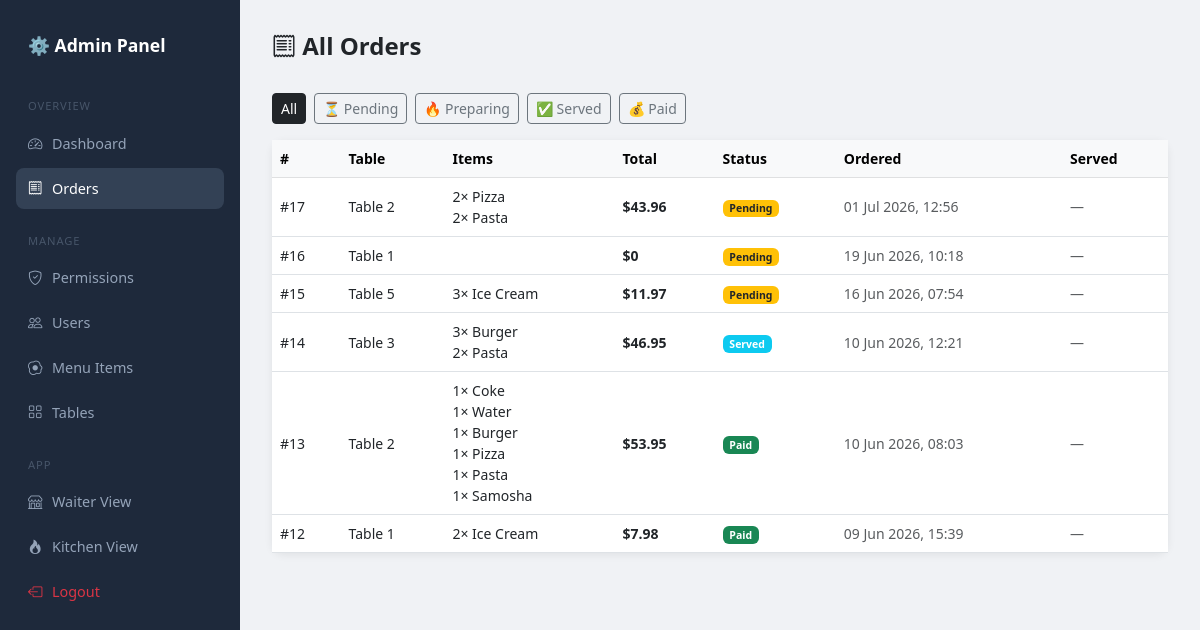
/admin-panel/orders/ (signed in), run on an earlier commit of the app's database.
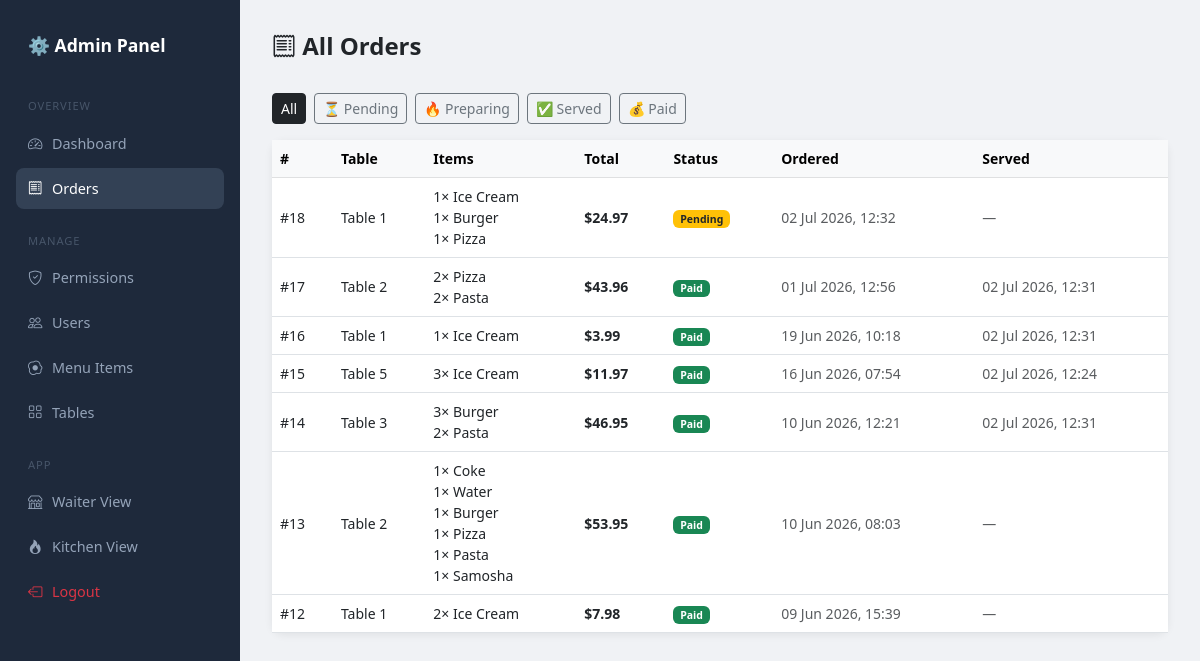
And on a later commit of the database.
### core/models.py (models this page shows, shortened)
class Order(models.Model):
    STATUS_CHOICES = [
        ('pending', 'Pending'),
        ('preparing', 'Preparing'),
        ('served', 'Served'),
        ('paid', 'Paid'),
    ]
    table      = models.ForeignKey(Table, on_delete=models.CASCADE, related_name='orders')
    status     = models.CharField(max_length=20, choices=STATUS_CHOICES, default='pending')
    created_at = models.DateTimeField(auto_now_add=True)
    updated_at = models.DateTimeField(auto_now=True)
    served_at  = models.DateTimeField(null=True, blank=True)
    def total_price(self):
        return sum(item.subtotal() for item in self.items.all())

class Table(models.Model):
    number = models.IntegerField(unique=True)
    is_occupied = models.BooleanField(default=False)

class OrderItem(models.Model):
    order = models.ForeignKey(Order, on_delete=models.CASCADE, related_name='items')
    menu_item = models.ForeignKey(MenuItem, on_delete=models.CASCADE)
    quantity = models.PositiveIntegerField(default=1)
    note = models.TextField(blank=True)  # e.g. "no onions"
    def subtotal(self):
        return self.quantity * self.menu_item.price

class MenuItem(models.Model):
    CATEGORY_CHOICES = [
        ('food', 'Food'),
        ('drink', 'Drink'),
        ('dessert', 'Dessert'),
    ]
    name = models.CharField(max_length=100)
    price = models.DecimalField(max_digits=6, decimal_places=2)
    category = models.CharField(max_length=20, choices=CATEGORY_CHOICES)
    is_available = models.BooleanField(default=True)

### core/views.py (the view)
# urls.py: path('admin-panel/orders/', views.admin_orders, name='admin_orders'),
@role_required('admin')
def admin_orders(request):
    status = request.GET.get('status', '')
    orders = Order.objects.select_related('table').prefetch_related(
        'items__menu_item'
    ).order_by('-created_at')
    if status:
        orders = orders.filter(status=status)
    statuses = [
        ('pending',   '⏳ Pending'),
        ('preparing', '🔥 Preparing'),
        ('served',    '✅ Served'),
        ('paid',      '💰 Paid'),
    ]
    return render(request, 'core/admin/orders.html', {
        'orders': orders, 'status': status, 'statuses': statuses
    })

### core/templates/core/admin/orders.html (shortened to what this page needs)
{% extends 'core/admin/base_admin.html' %}
{% block content %}
<div class="topbar">
    <h4 class="fw-bold mb-0"><i class="bi bi-receipt"></i> All Orders</h4>
</div>
<div class="d-flex gap-2 mb-3 flex-wrap">
    <a href="{% url 'admin_orders' %}"
       class="btn btn-sm {% if not status %}btn-dark{% else %}btn-outline-secondary{% endif %}">
        All
    </a>
    {% for s, label in statuses %}
    <a href="?status={{ s }}"
       class="btn btn-sm {% if status == s %}btn-dark{% else %}btn-outline-secondary{% endif %}">
        {{ label }}
    </a>
    {% endfor %}
</div>
<div class="card">
    <div class="table-responsive">
        <table class="table table-hover align-middle mb-0 small">
            <thead class="table-light">
    <tr>
        <th>#</th>
        <th>Table</th>
        <th>Items</th>
        <th>Total</th>
        <th>Status</th>
        <th>Ordered</th>
        <th>Served</th>
    </tr>
</thead>
<tbody>
    {% for order in orders %}
    <tr>
        <td>#{{ order.id }}</td>
        <td>Table {{ order.table.number }}</td>
        <td>
            {% for item in order.items.all %}
                <div>{{ item.quantity }}× {{ item.menu_item.name }}</div>
            {% endfor %}
        </td>
        <td class="fw-semibold">${{ order.total_price }}</td>
        <td>
            {% if order.status == 'paid' %}
                <span class="badge bg-success">Paid</span>
            {% elif order.status == 'served' %}
                <span class="badge bg-info">Served</span>
            {% elif order.status == 'preparing' %}
                <span class="badge bg-primary">Preparing</span>
            {% else %}
                <span class="badge bg-warning text-dark">Pending</span>
            {% endif %}
        </td>
        <td class="text-muted">{{ order.created_at|date:"d M Y, H:i" }}</td>
        <td class="text-muted">
            {% if order.served_at %}
                {{ order.served_at|date:"d M Y, H:i" }}
            {% else %}
                —
            {% endif %}
        </td>
    </tr>
    {% empty %}
        <tr>
            <td colspan="7" class="text-center text-muted py-4">No orders found.</td>
        </tr>
    {% endfor %}
</tbody>
        </table>
    </div>
</div>
{% endblock %}

What changed in the data, as far as the page shows it:
added Order: id "18", table.number "1", total_price "24.97", status "Pending", created_at "02 Jul 2026, 12:32"
added OrderItem: quantity "1", menu_item.name "Ice Cream", shown under "18"
added OrderItem: quantity "1", menu_item.name "Burger", shown under "18"
added OrderItem: quantity "1", menu_item.name "Pizza", shown under "18"
changed Order "01 Jul 2026, 12:56": served_at (not shown) → "02 Jul 2026, 12:31"; status "Pending" → "Paid"; no longer shows "—"
changed Order "19 Jun 2026, 10:18": total_price "0" → "3.99"; served_at (not shown) → "02 Jul 2026, 12:31"; status "Pending" → "Paid"; no longer shows "—"
added OrderItem: quantity "1", menu_item.name "Ice Cream", shown under Order "19 Jun 2026, 10:18"
changed Order id 15: served_at (not shown) → "02 Jul 2026, 12:24"; status "Pending" → "Paid"; no longer shows "—"
changed Order "10 Jun 2026, 12:21": served_at (not shown) → "02 Jul 2026, 12:31"; status "Served" → "Paid"; no longer shows "—"
